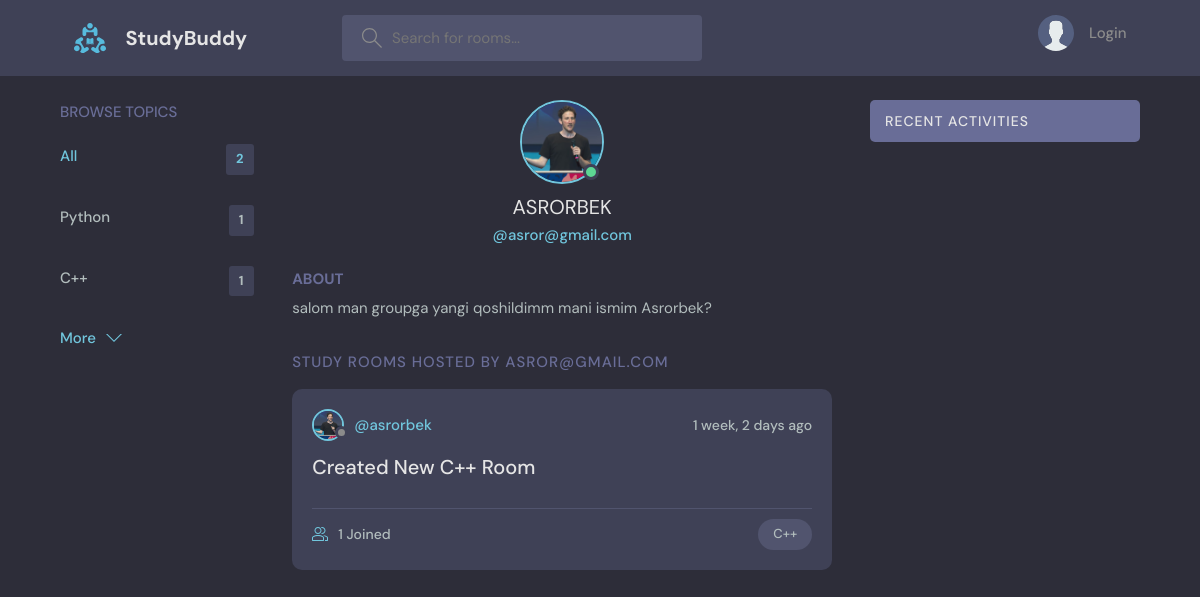
The page /user-profile/2 on the database as committed earlier.
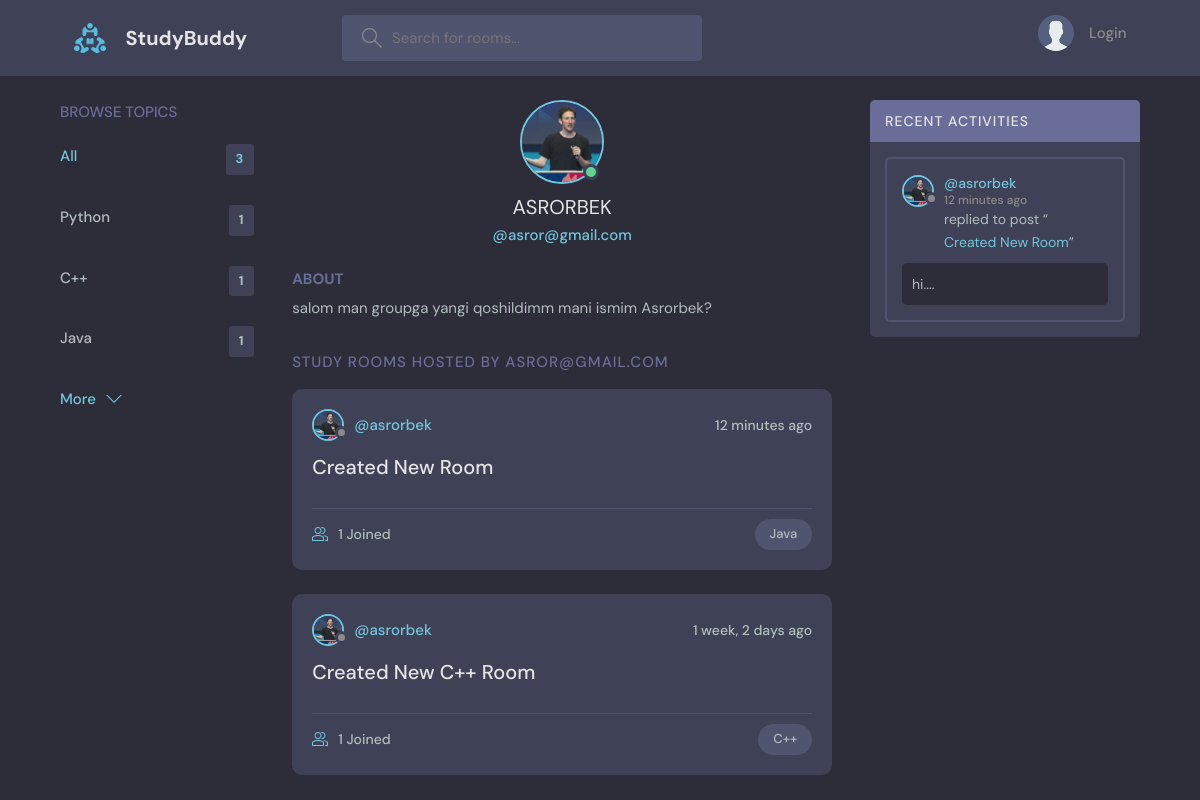
The same page on the database as committed later.
### base/models.py (models this page shows, shortened)
class Topic(models.Model):
  name = models.CharField(max_length=200, default=None)
  class Meta:
    db_table = "Topic"

class Room(models.Model):
  host = models.ForeignKey(User, on_delete=models.CASCADE, default=None)
  topic = models.ForeignKey(Topic, on_delete=models.CASCADE, default=None)
  name = models.CharField(max_length=200, default=None)
  participants = models.ManyToManyField(User, related_name='participants', blank=True)
  description = models.TextField(default=None)
  updated = models.DateTimeField(auto_now=True)
  created = models.DateTimeField(auto_now_add=True)
  class Meta:
    db_table = "Room"
    ordering = ["-created", "-updated"]

class User(AbstractUser):
  name = models.CharField(max_length=200, null=True)
  email = models.EmailField(unique=True, null=True)
  bio = models.TextField(null=True)
  avatar = models.ImageField(null=True, default="avatar.svg")
  USERNAME_FIELD = 'email'
  REQUIRED_FIELDS = []

class Message(models.Model):
  user = models.ForeignKey(User, on_delete=models.CASCADE, default=None)
  room = models.ForeignKey(Room, on_delete=models.CASCADE, default=None)
  body = models.TextField(default=None)
  updated = models.DateTimeField(auto_now=True)
  created = models.DateTimeField(auto_now_add=True)
  class Meta:
    db_table = "Message"
    ordering = ["-created", "-updated"]

### base/views.py (the view)
# urls.py: path('user-profile/<str:pk>', views.userProfile, name='user-profile'),
def userProfile(request, pk):
  user = User.objects.get(id=pk)
  rooms = user.room_set.all()
  room_messages = user.message_set.all()
  topics = Topic.objects.all()
  context = {'user': user,
             'rooms': rooms,
             'room_messages': room_messages,
             'topics': topics}
  return render(request, 'profile.html', context)

### templates/profile.html (shortened to what this page needs)
{% extends 'main.html' %}
{% block content %}
  <main class="profile-page layout layout--3">
    <div class="container">
      {% include 'topics_component.html' %}
      <div class="roomList">
        <div class="profile">
          <div class="profile__avatar">
            <div class="avatar avatar--large active">
              <img src="/static/images/{{ user.avatar.url }}" />
            </div>
          </div>
          <div class="profile__info">
            <h3 style="text-transform: uppercase">{{ user.username }}</h3>
            <p>@{{ user.email }}</p>
          </div>
          <div class="profile__about">
            <h3>About</h3>
            <p>
              {{ user.bio }}?
            </p>
          </div>
        </div>
        <div class="roomList__header">
          <div>
            <h2>Study Rooms Hosted by {{ user }}
            </h2>
          </div>
        </div>
        {% include 'feed_component.html' %}
      </div>
      {% include 'activity_component.html' %}
    </div>
  </main>
{% endblock content %}

### templates/topics_component.html
<div class="topics">
  <div class="topics__header">
    <h2>Browse Topics</h2>
  </div>
  <ul class="topics__list">
    <li>
      <a href="{% url 'home' %}" class="active">All <span>{{ topics.count }}</span></a>
    </li>
    {% for topic in topics %}
      <li>
        <a href="{% url 'home' %}?q={{ topic.name }}">{{ topic.name }}<span>{{ topic.room_set.all.count }}</span></a>
      </li>
    {% endfor %}
  </ul>
  <a class="btn btn--link" href="{% url 'topics' %}">
    More
    <svg version="1.1" xmlns="http://www.w3.org/2000/svg" width="32" height="32" viewBox="0 0 32 32">
      <title>chevron-down</title>
      <path d="M16 21l-13-13h-3l16 16 16-16h-3l-13 13z"></path>
    </svg>
  </a>
</div>

### templates/feed_component.html (shortened to what this page needs)
{% for room in rooms %}
  <div class="roomListRoom">
    <div class="roomListRoom__header">
      <a href="{% url 'user-profile' room.host.id %}" class="roomListRoom__author">
        <div class="avatar avatar--small">
          <img src="/static/images/{{ room.host.avatar.url }}"/>
        </div>
        <span>@{{ room.host.username }}</span>
      </a>
      <div class="roomListRoom__actions">
        <span>{{ room.created | timesince }} ago</span>
      </div>
    </div>
    <div class="roomListRoom__content">
      <a href="{% url 'room' room.id %}">{{ room.name }}</a>
    </div>
    <div class="roomListRoom__meta">
      <a href="{% url 'room' room.id %}" class="roomListRoom__joined">
        {{ room.participants.all.count }} Joined
      </a>
      <p class="roomListRoom__topic">{{ room.topic.name }}</p>
    </div>
  </div>
{% endfor %}

### templates/activity_component.html (shortened to what this page needs)
<div class="activities">
  <div class="activities__header">
    <h2>Recent Activities</h2>
  </div>
  {% for message in room_messages %}
  <div class="activities__box">
    <div class="activities__boxHeader roomListRoom__header">
      <a href="{% url 'user-profile' message.user.id %}" class="roomListRoom__author">
        <div class="avatar avatar--small">
          <img src="/static/images/{{ message.user.avatar.url }}"/>
        </div>
        <p>
          @{{ message.user.username }}
          <span>{{ message.created| timesince}} ago</span>
        </p>
      </a>
    </div>
    <div class="activities__boxContent">
      <p>replied to post “<a href="{% url 'room' message.room.id %}">{{ message.room.name }}</a>”</p>
      <div class="activities__boxRoomContent">
        {{ message.body}}....
      </div>
    </div>
  </div>
  {% endfor %}
</div>

Rows that differ between the two databases and show on the page:
added Topic: name "Java", room_set.all.count "1"
added Room: host.avatar (picture), host.username "asrorbek", created "12 minutes", name "Created New Room", participants.all.count "1", topic.name "Java"
added Message: user.avatar (picture), user.username "asrorbek", created "12 minutes", room.name "Created New Room", body "hi"
Other text that changed with them:
{{ topics.count }}: "2" → "3"
